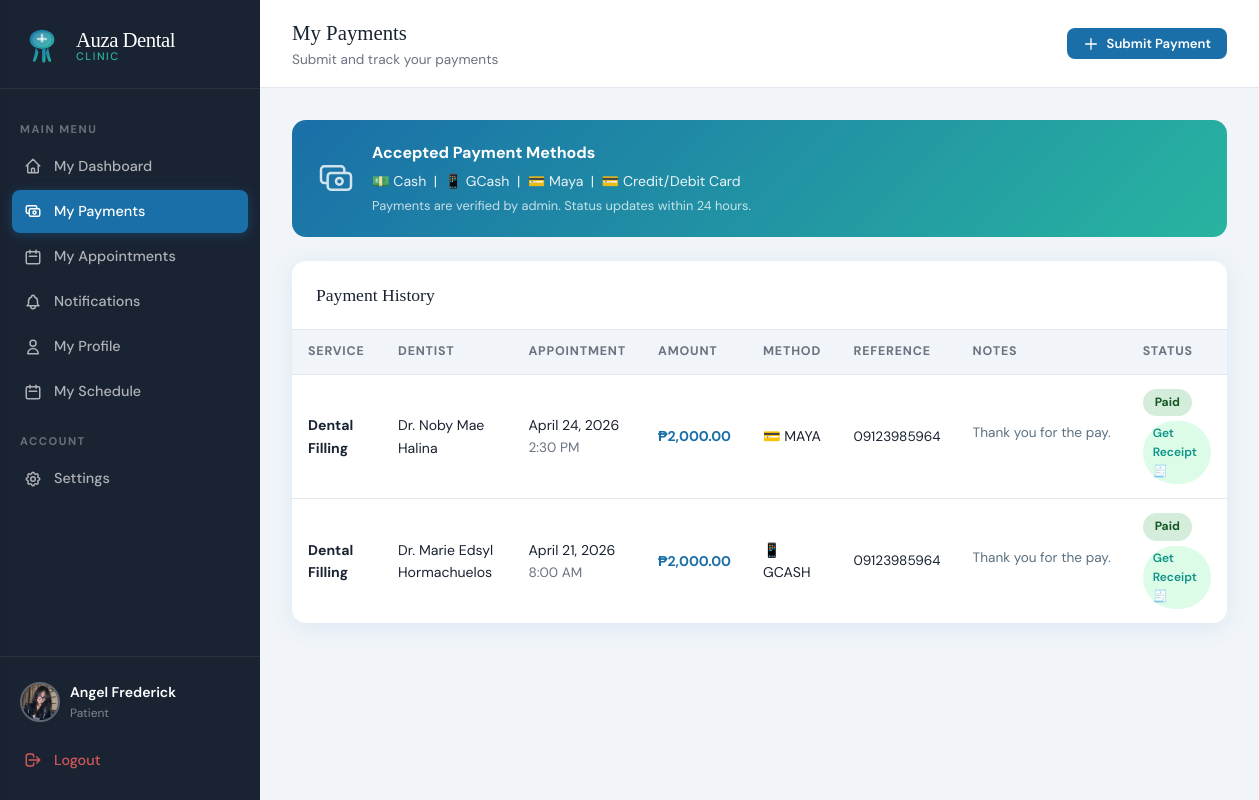
The page /index.php?page=patient_payments (signed in) on the database its author committed.
### tables this page shows
CREATE TABLE `payments` (
  `id` int(11) NOT NULL,
  `appointment_id` int(11) NOT NULL,
  `patient_id` int(11) NOT NULL,
  `amount` decimal(10,2) NOT NULL,
  `method` enum('cash','gcash','maya','card') DEFAULT 'cash',
  `status` enum('pending','paid','refunded') DEFAULT 'pending',
  `reference_no` varchar(100) DEFAULT NULL,
  `notes` text DEFAULT NULL,
  `paid_at` datetime DEFAULT NULL,
  `created_at` datetime DEFAULT current_timestamp()
);

CREATE TABLE `services` (
  `id` int(11) NOT NULL,
  `name` varchar(150) NOT NULL,
  `description` text DEFAULT NULL,
  `duration_minutes` int(11) DEFAULT 30,
  `price` decimal(10,2) DEFAULT 0.00,
  `is_active` tinyint(1) DEFAULT 1
);

CREATE TABLE `appointments` (
  `id` int(11) NOT NULL,
  `patient_id` int(11) NOT NULL,
  `dentist_id` int(11) NOT NULL,
  `service_id` int(11) NOT NULL,
  `appointment_date` date NOT NULL,
  `appointment_time` time NOT NULL,
  `status` enum('pending','confirmed','completed','cancelled') DEFAULT 'pending',
  `notes` text DEFAULT NULL,
  `reschedule_reason` text DEFAULT NULL,
  `rescheduled_at` datetime DEFAULT NULL,
  `original_date` date DEFAULT NULL,
  `original_time` time DEFAULT NULL,
  `created_at` datetime DEFAULT current_timestamp()
);

### app/controllers/PaymentController.php (called while the page is built, shortened)
<?php
require_once __DIR__ . '/../config.php';
class PaymentController {
    public function patientPayments() {
        $patient_id = $_SESSION['user_id'];
        $payments   = callProcedure('sp_get_patient_payments', [$patient_id]);
        $appointments = callProcedure('sp_get_patient_appointments', [$patient_id]);
        $payable = [];
        foreach ($appointments as $a) {
            if (in_array($a['status'], ['confirmed', 'completed'])) {
                $existing = callProcedure('sp_get_payment_by_appointment', [(int)$a['id']]);
                if (empty($existing)) $payable[] = $a;
            }
        }
        require __DIR__ . '/../views/patient/payments.php';
    }
}

### app/config.php (called while the page is built, shortened)
<?php
function getDB() {
    static $conn = null;
    if ($conn === null) {
        $conn = new mysqli(DB_HOST, DB_USER, DB_PASS, DB_NAME);
        $conn->set_charset('utf8mb4');
    }
    return $conn;
}
function callProcedure($proc_name, $params = []) {
    $db = getDB();
    if (empty($params)) {
        $sql = "CALL {$proc_name}()";
        $result = $db->query($sql);
    } else {
        $placeholders = implode(',', array_fill(0, count($params), '?'));
        $sql = "CALL {$proc_name}({$placeholders})";
        $stmt = $db->prepare($sql);
        $types = '';
        foreach ($params as $p) {
            if (is_int($p)) $types .= 'i';
            elseif (is_float($p)) $types .= 'd';
            else $types .= 's';
        }
        $stmt->bind_param($types, ...$params);
        $stmt->execute();
        $result = $stmt->get_result();
    }
    $rows = [];
    while ($row = $result->fetch_assoc()) {
        $rows[] = $row;
    }
    return $rows;
}
function formatDate($date) {
    return date('F j, Y', strtotime($date));
}
function formatTime($time) {
    return date('g:i A', strtotime($time));
}

### app/views/patient/payments.php (the view, shortened to what this page needs)
<!DOCTYPE html>
<html lang="en">
<head>
<link rel="stylesheet" href="<?= APP_URL ?>/public/css/style.css">
</head>
<body>
<div class="app-layout">
  <?php require __DIR__ . '/../shared/sidebar.php'; ?>
  <div class="main-content">
    <div class="topbar">
      <div>
        <div class="topbar-title">My Payments</div>
        <div class="text-sm text-gray">Submit and track your payments</div>
      </div>
      <?php if (!empty($payable)): ?>
      <button class="btn btn-primary btn-sm" onclick="openModal('payModal')">
        <svg xmlns="http://www.w3.org/2000/svg" width="16" height="16" fill="none" viewBox="0 0 24 24" stroke="currentColor"><path stroke-linecap="round" stroke-linejoin="round" stroke-width="2" d="M12 4v16m8-8H4"/></svg>
        Submit Payment
      </button>
      <?php endif; ?>
    </div>
    <div class="page-content">
      <?php require_once __DIR__ . '/../shared/helpers.php'; showFlash(); ?>
      <div style="background:linear-gradient(135deg,var(--primary),var(--accent));border-radius:var(--radius);padding:20px 24px;margin-bottom:24px;color:white;display:flex;align-items:center;gap:16px;">
        <div>
          <div style="font-weight:700;font-size:1rem;margin-bottom:4px;">Accepted Payment Methods</div>
          <div style="opacity:.9;font-size:.88rem;">💵 Cash &nbsp;|&nbsp; 📱 GCash &nbsp;|&nbsp; 💳 Maya &nbsp;|&nbsp; 💳 Credit/Debit Card</div>
          <div style="opacity:.75;font-size:.8rem;margin-top:4px;">Payments are verified by admin. Status updates within 24 hours.</div>
        </div>
      </div>
      <div class="card">
        <div class="card-header">
          <div class="card-title">Payment History</div>
        </div>
        <?php if (empty($payments)): ?>
          <div class="empty-state">
            <svg xmlns="http://www.w3.org/2000/svg" fill="none" viewBox="0 0 24 24" stroke="currentColor"><path stroke-linecap="round" stroke-linejoin="round" stroke-width="1" d="M17 9V7a2 2 0 00-2-2H5a2 2 0 00-2 2v6a2 2 0 002 2h2m2 4h10a2 2 0 002-2v-6a2 2 0 00-2-2H9a2 2 0 00-2 2v6a2 2 0 002 2zm7-5a2 2 0 11-4 0 2 2 0 014 0z"/></svg>
            <h3>No Payments Yet</h3>
            <p>Submit a payment for your confirmed or completed appointments</p>
          </div>
        <?php else: ?>
        <div class="table-wrap">
          <table>
            <thead>
              <tr>
                <th>Service</th>
                <th>Dentist</th>
                <th>Appointment</th>
                <th>Amount</th>
                <th>Method</th>
                <th>Reference</th>
                <th>Notes</th>
                <th>Status</th>
              </tr>
            </thead>
            <tbody>
              <?php foreach ($payments as $p): ?>
              <tr>
                <td class="font-bold"><?= htmlspecialchars($p['service_name']) ?></td>
                <td>Dr. <?= htmlspecialchars($p['dentist_name']) ?></td>
                <td>
                  <div><?= formatDate($p['appointment_date']) ?></div>
                  <div class="text-sm text-gray"><?= formatTime($p['appointment_time']) ?></div>
                </td>
                <td class="font-bold text-primary">₱<?= number_format($p['amount'],2) ?></td>
                <td>
                  <?php
                    $icons = ['cash'=>'💵','gcash'=>'📱','maya'=>'💳','card'=>'💳'];
                    echo ($icons[$p['method']]??'💵').' '.strtoupper($p['method']);
                  ?>
                </td>
                <td class="text-sm"><?= htmlspecialchars($p['reference_no'] ?: '—') ?></td>
                <td class="text-sm">
                  <?php if (!empty($p['notes'])): ?>
                    <span title="<?= htmlspecialchars($p['notes']) ?>"
                      style="display:inline-block;max-width:150px;white-space:nowrap;overflow:hidden;text-overflow:ellipsis;color:#5a7080;cursor:help;">
                      <?= htmlspecialchars($p['notes']) ?>
                    </span>
                  <?php else: ?>
                    <span style="color:#ccc;">—</span>
                  <?php endif; ?>
                </td>
                <td>
                  <?php
                    $pBadge = ['pending'=>'badge-pending','paid'=>'badge-completed','refunded'=>'badge-cancelled'];
                    echo "<span class='badge ".($pBadge[$p['status']]?:'badge-pending')."'>".ucfirst($p['status'])."</span>";
                  ?>
                  <?php if ($p['status'] === 'paid'): ?>
                    <a href="<?= APP_URL ?>/download_receipt.php?id=<?= $p['id'] ?>"
   target="_blank"
   style="display:inline-block;margin-top:5px;padding:3px 10px;font-size:12px;font-weight:600;color:#0d9488;background:#dcfce7;border-radius:999px;text-decoration:none;">
  Get Receipt 🧾
</a>
                  <?php endif; ?>
                </td>
              </tr>
              <?php endforeach; ?>
            </tbody>
          </table>
        </div>
        <?php endif; ?>
      </div>
    </div>
  </div>
</div>
</body>
</html>

### public/css/style.css (style rules this page uses)
:root { --primary: #1a6fa8; --primary-dark: #134f7a; --primary-light:#e8f4fd; --accent: #28b4a0; --accent-light: #e6f7f5; --danger: #e74c3c; --warning: #f39c12; --success: #27ae60; --info: #2980b9; --dark: #1a2332; --gray: #6b7280; --gray-light: #f1f5f9; --white: #ffffff; --border: #e2e8f0; --shadow: 0 4px 24px rgba(26,111,168,0.10); --shadow-lg: 0 8px 40px rgba(26,111,168,0.16); --radius: 14px; --radius-sm: 8px; --font-display: 'Playfair Display', serif; --font-body: 'DM Sans', sans-serif; }
*, *::before, *::after { box-sizing: border-box; margin: 0; padding: 0; }
body { font-family: var(--font-body); background: var(--gray-light); color: var(--dark); min-height: 100vh; font-size: 15px; line-height: 1.6; }
a { color: var(--primary); text-decoration: none; }
.btn { display: inline-flex; align-items: center; justify-content: center; gap: 8px; padding: 12px 24px; border-radius: var(--radius-sm); border: none; font-family: var(--font-body); font-size: 0.9rem; font-weight: 600; cursor: pointer; transition: all 0.2s; text-decoration: none; }
.btn-primary { background: var(--primary); color: white; }
.btn-sm { padding: 7px 16px; font-size: 0.82rem; }
.app-layout { display: flex; min-height: 100vh; }
.main-content { margin-left: 260px; flex: 1; display: flex; flex-direction: column; }
.topbar { background: white; border-bottom: 1px solid var(--border); padding: 16px 32px; display: flex; align-items: center; justify-content: space-between; position: sticky; top: 0; z-index: 50; }
.topbar-title { font-family: var(--font-display); font-size: 1.3rem; color: var(--dark); }
.page-content { padding: 32px; flex: 1; }
.card { background: white; border-radius: var(--radius); box-shadow: var(--shadow); overflow: hidden; }
.card-header { padding: 20px 24px; border-bottom: 1px solid var(--border); display: flex; align-items: center; justify-content: space-between; }
.card-title { font-family: var(--font-display); font-size: 1.1rem; color: var(--dark); }
.table-wrap { overflow-x: auto; }
table { width: 100%; border-collapse: collapse; }
thead th { background: var(--gray-light); padding: 12px 16px; font-size: 0.78rem; font-weight: 700; text-transform: uppercase; letter-spacing: 0.8px; color: var(--gray); text-align: left; border-bottom: 1px solid var(--border); }
tbody td { padding: 14px 16px; border-bottom: 1px solid var(--border); font-size: 0.88rem; }
tbody tr:last-child td { border-bottom: none; }
.badge { display: inline-block; padding: 4px 12px; border-radius: 20px; font-size: 0.75rem; font-weight: 700; text-transform: capitalize; }
.badge-completed { background: #d4edda; color: #155724; }
.font-bold { font-weight: 700; }
.text-sm { font-size: 0.85rem; }
.text-gray { color: var(--gray); }
.text-primary { color: var(--primary); }

### rows shown on the page
payments: services.name "Dental Filling", dentist_name "Noby Mae Halina", appointment.appointment_date "April 24, 2026", appointment.appointment_time "2:30 PM", amount "2,000.00", method "💳", method "MAYA", reference_no "09123985964", notes "Thank you for the pay.", status "Paid"
payments: services.name "Dental Filling", dentist_name "Marie Edsyl Hormachuelos", appointment.appointment_date "April 21, 2026", appointment.appointment_time "8:00 AM", amount "2,000.00", method "📱", method "GCASH", reference_no "09123985964", notes "Thank you for the pay.", status "Paid"

### other values the page prints
$_SESSION['role'] "Patient"
